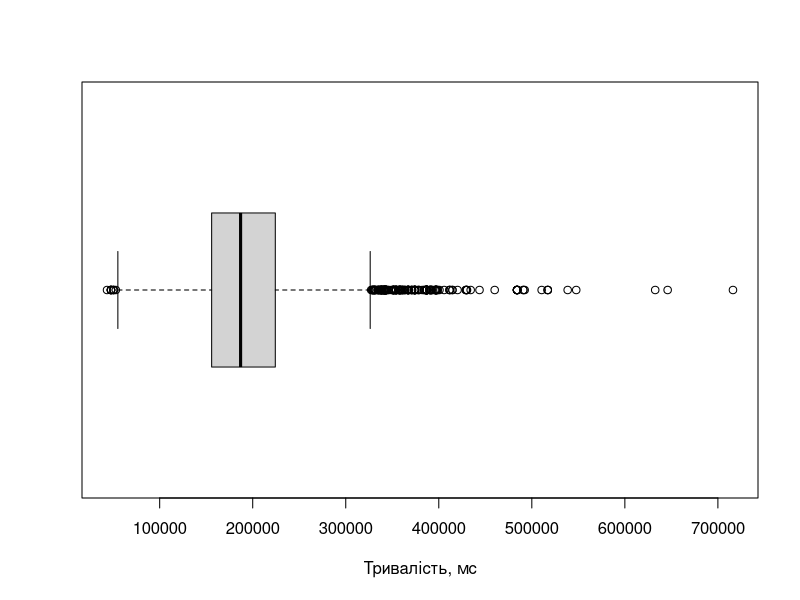

Source code (R):
options(scipen=5)
songs <- read.csv(file = 'tiktok.csv')
durations <- songs$duration

boxplot(
  durations,
  main = "",
  xlab = "Тривалість, мс",
  ylab = "",
  horizontal = TRUE,
  notch = FALSE
  )
